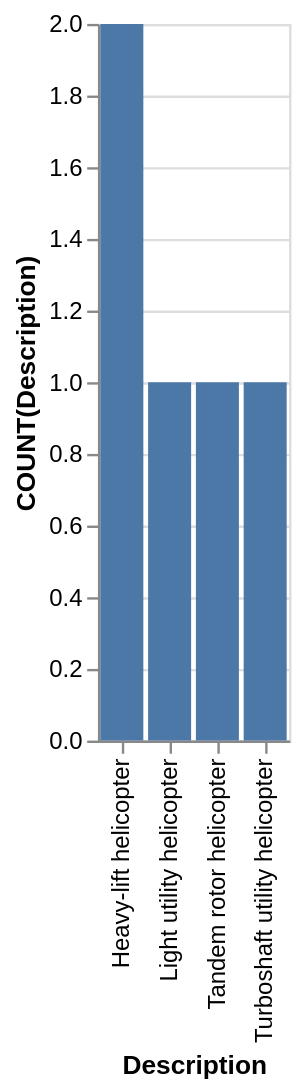

Vega-Lite specification stored for this chart:
### Vega-Lite specification from a JSON file in a GitHub repository (floating-point values rounded to 4 significant figures)
{"data": {"values": [{"x_data": "Heavy-lift helicopter", "y_data": 2}, {"x_data": "Light utility helicopter", "y_data": 1}, {"x_data": "Tandem rotor helicopter", "y_data": 1}, {"x_data": "Turboshaft utility helicopter", "y_data": 1}]}, "mark": "bar", "encoding": {"x": {"field": "x_data", "type": "nominal", "title": "Description", "sort": "ascending"}, "y": {"field": "y_data", "type": "quantitative", "title": "COUNT(Description)"}}}
